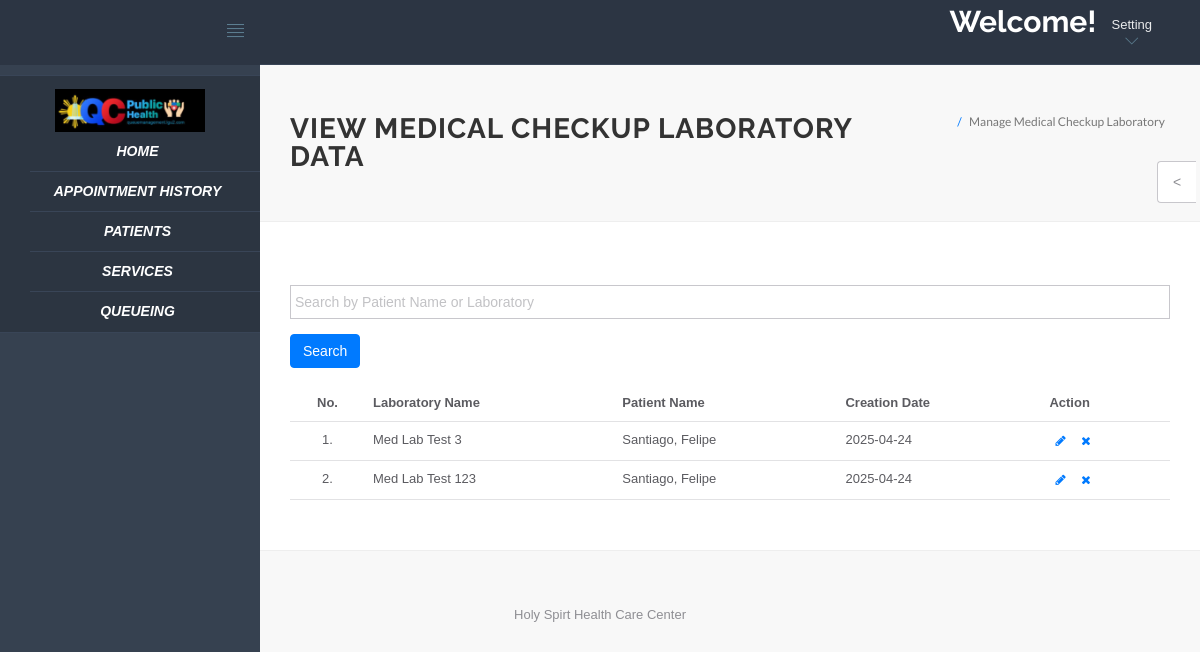
The app's page /hms/doctor/manage-medical-checkup.php (signed in) with its own data.
### tables this page shows
CREATE TABLE `medical_checkup_lab_form` (
  `id` int(11) NOT NULL,
  `service` varchar(255) NOT NULL DEFAULT 'Medical Checkup',
  `labName` varchar(255) NOT NULL,
  `address` varchar(255) NOT NULL,
  `phone` varchar(20) NOT NULL,
  `date` date NOT NULL,
  `patientId` varchar(50) NOT NULL,
  `fullName` varchar(255) NOT NULL,
  `dob` date NOT NULL,
  `age` int(11) NOT NULL,
  `gender` enum('Female','Male','Other') NOT NULL,
  `contactNumber` varchar(20) NOT NULL,
  `email` varchar(255) NOT NULL,
  `patientAddress` varchar(255) NOT NULL,
  `referredBy` varchar(255) DEFAULT NULL,
  `familyPhysician` varchar(255) DEFAULT NULL,
  `emergencyContact` varchar(255) DEFAULT NULL,
  `relationship` varchar(50) DEFAULT NULL,
  `emergencyPhone` varchar(20) DEFAULT NULL,
  `chronicConditions` text DEFAULT NULL,
  `previousSurgeries` text DEFAULT NULL,
  `allergies` text DEFAULT NULL,
  `currentMedications` text DEFAULT NULL,
  `familyMedicalHistory` text DEFAULT NULL,
  `bloodPressure` varchar(50) DEFAULT NULL,
  `heartRate` varchar(50) DEFAULT NULL,
  `respiratoryRate` varchar(50) DEFAULT NULL,
  `temperature` varchar(50) DEFAULT NULL,
  `height` varchar(50) DEFAULT NULL,
  `weight` varchar(50) DEFAULT NULL,
  `bmi` varchar(50) DEFAULT NULL,
  `bloodTests` text DEFAULT NULL,
  `urineTests` text DEFAULT NULL,
  `imagingTests` text DEFAULT NULL,
  `diseaseScreening` text DEFAULT NULL,
  `otherTests` text DEFAULT NULL
);

### hms/doctor/manage-medical-checkup.php (the view, shortened to what this page needs)
<?php
include('include/config.php');
if(strlen($_SESSION['id'])==0) {
    header('location:logout.php');
} else {
    $search = '';
?>
<!DOCTYPE html>
<html lang="en">
<head>
    <link rel="stylesheet" href="vendor/bootstrap/css/bootstrap.min.css">
    <link rel="stylesheet" href="vendor/fontawesome/css/font-awesome.min.css">
    <link rel="stylesheet" href="vendor/themify-icons/themify-icons.min.css">
    <link href="vendor/animate.css/animate.min.css" rel="stylesheet" media="screen">
    <link href="vendor/perfect-scrollbar/perfect-scrollbar.min.css" rel="stylesheet" media="screen">
    <link href="vendor/switchery/switchery.min.css" rel="stylesheet" media="screen">
    <link href="vendor/bootstrap-touchspin/jquery.bootstrap-touchspin.min.css" rel="stylesheet" media="screen">
    <link href="vendor/select2/select2.min.css" rel="stylesheet" media="screen">
    <link href="vendor/bootstrap-datepicker/bootstrap-datepicker3.standalone.min.css" rel="stylesheet" media="screen">
    <link href="vendor/bootstrap-timepicker/bootstrap-timepicker.min.css" rel="stylesheet" media="screen">
    <link rel="stylesheet" href="assets/css/styles.css">
    <link rel="stylesheet" href="assets/css/plugins.css">
    <link rel="stylesheet" href="assets/css/themes/theme-1.css" id="skin_color" />
</head>
<body>
    <div id="app">
        <?php include('include/sidebar.php');?>
        <div class="app-content">
            <?php include('include/header.php');?>
            <div class="main-content">
                <div class="wrap-content container" id="container">
                    <section id="page-title">
                        <div class="row">
                            <div class="col-sm-8">
                                <h1 class="mainTitle"><strong>View Medical Checkup Laboratory Data</strong></h1>
                            </div>
                            <ol class="breadcrumb">
                                <li class="active">
                                    <span>Manage Medical Checkup Laboratory</span>
                                </li>
                            </ol>
                        </div>
                    </section>
                    <div class="container-fluid container-fullw bg-white">
                        <div class="row">
                            <div class="col-md-12">
                                <h5 class="over-title margin-bottom-15">&nbsp;</h5>
                                <form method="GET" action="">
                                    <div class="form-group">
                                        <input type="text" id="searchInput" name="search" class="form-control" placeholder="Search by Patient Name or Laboratory" value="<?php echo htmlentities($search); ?>" oninput="resetSearch()" />
                                    </div>
                                    <button type="submit" class="btn btn-primary">Search</button>
                                </form>
                                <br>
                                <table class="table table-hover" id="sample-table-1">
                                    <thead>
                                        <tr>
                                            <th class="center">No.</th>
                                            <th>Laboratory Name</th>
                                            <th>Patient Name</th>
                                            <th>Creation Date</th>
                                            <th>Action</th>
                                        </tr>
                                    </thead>
                                    <tbody>
<?php
$sql = "SELECT * FROM medical_checkup_lab_form";
$result = mysqli_query($con, $sql);
$cnt = 1;
while($row = mysqli_fetch_array($result)) {
?>
                                        <tr class="clickable-row" data-href="edit-medical.php?id=<?php echo $row['id'];?>">
                                            <td class="center"><?php echo $cnt;?>.</td>
                                            <td><?php echo $row['labName'];?></td>
                                            <td><?php echo $row['fullName'];?></td>
                                            <td><?php echo $row['date'];?></td>
                                            <td>
                                                <div class="visible-md visible-lg hidden-sm hidden-xs">
                                                    <a href="edit-medical.php?id=<?php echo $row['id'];?>" class="btn btn-transparent btn-xs" tooltip-placement="top" tooltip="Edit"><i class="fa fa-pencil"></i></a>
                                                    <a href="manage-medical-checkup.php?id=<?php echo $row['id']?>&del=delete"
                                                    class="btn btn-transparent btn-xs tooltips delete-btn"
                                                    tooltip-placement="top"
                                                    tooltip="Remove">
                                                    <i class="fa fa-times fa fa-white"></i>
                                                    </a>
                                                </div>
                                            </td>
                                        </tr>
<?php
    $cnt++;
}
?>
                                    </tbody>
                                </table>
                            </div>
                        </div>
                    </div>
                </div>
            </div>
            <?php include('include/footer.php');?>
            <?php include('include/setting.php');?>
    </body>
</html>
<?php } ?>

### hms/doctor/assets/css/themes/theme-1.css (style rules this page uses)
body { background: #FAFAFA; }

### hms/doctor/assets/css/themes/theme-5.css (style rules this page uses)
body { background: #F8F8F8; }

### records on screen
medical_checkup_lab_form: labName "Med Lab Test 3", fullName "Santiago, Felipe", date "2025-04-24"
medical_checkup_lab_form: labName "Med Lab Test 123", fullName "Santiago, Felipe", date "2025-04-24"
